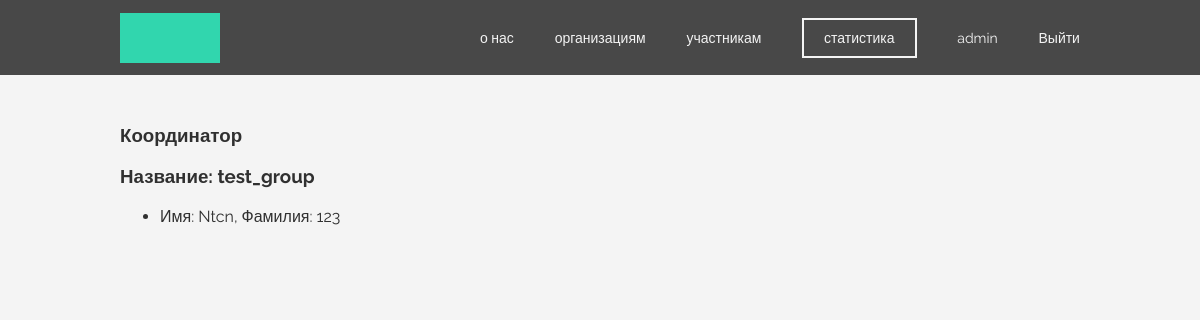
Before: /cabinet/ (signed in) with the older database file.
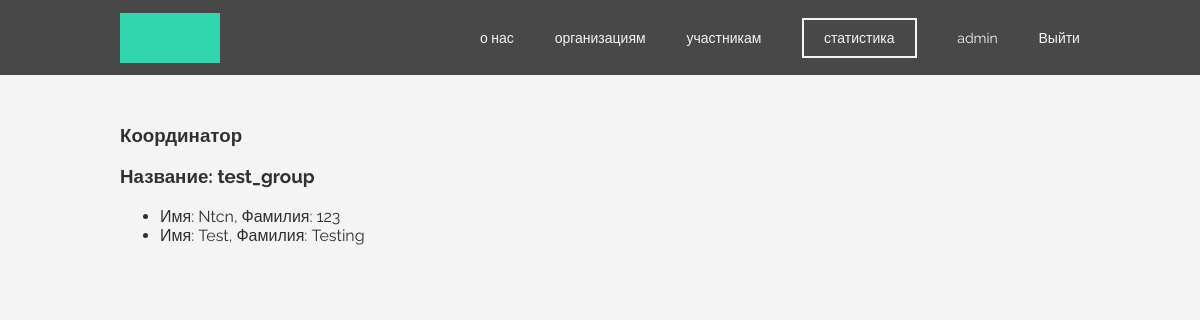
After: the same page with the newer database file.
### mainapp/models.py (models this page shows, shortened)
class Group(models.Model):
    name = models.CharField(verbose_name='название группы', max_length=128)
    users_volonter = models.ManyToManyField(UserProfile)
    user_coordintator = models.ForeignKey(UserProfile, on_delete=models.CASCADE, related_name='coordinator')

### authapp/models.py (models this page shows, shortened)
class UserProfile(AbstractUser):
    email = models.EmailField(verbose_name='Почта')
    first_name = models.CharField(verbose_name='Имя', max_length=128)
    last_name = models.CharField(verbose_name='Фамилия', max_length=128)
    status = models.CharField(verbose_name='Статус', choices=Status.choices, default=Status.Volunteer, max_length=1)
    confirm = models.BooleanField(verbose_name='Подтверждён', default=False)

### mainapp/views.py (the view, shortened to what this page needs)
# urls.py: path('cabinet/', mainapp.cabinet, name='cabinet'),
def cabinet(request):
    if Group.objects.filter(user_coordintator=request.user):
        group = Group.objects.filter(user_coordintator=request.user)
        content = {
            'title': 'Личный кабинет | координатора',
            'group': group,
        }
        return render(request, 'mainapp/lk/coordinator.html', content)
    elif request.user.is_staff:
        content = {
            'title': 'Личный кабинет | Администратор',
        }
        return render(request, 'mainapp/lk/admin.html', content)
    else:
        content = {
            'title': 'Личный кабинет | Ошибка',
        }
        return render(request, 'mainapp/lk/error.html', content)

### mainapp/templates/mainapp/lk/coordinator.html
{% extends 'mainapp/layouts/app.html' %}
{% load static %}
{% block content %}
    <div class="frame white_frame">
        <div class="content">
            <h3>Координатор</h3>
            {% for item in group %}
                <h3>Название: {{ item.name }}</h3>
                <ul>
                    {% for volonters in item.users_volonter.all %}
                        <li>Имя: {{ volonters.first_name }}, Фамилия: {{ volonters.last_name }}</li>
                    {% endfor %}
                </ul>
            {% endfor %}
        </div>
    </div>
{% endblock %}

Changed rows visible on the page:
changed Group "test_group": gains UserProfile (first_name "Test", last_name "Testing")
